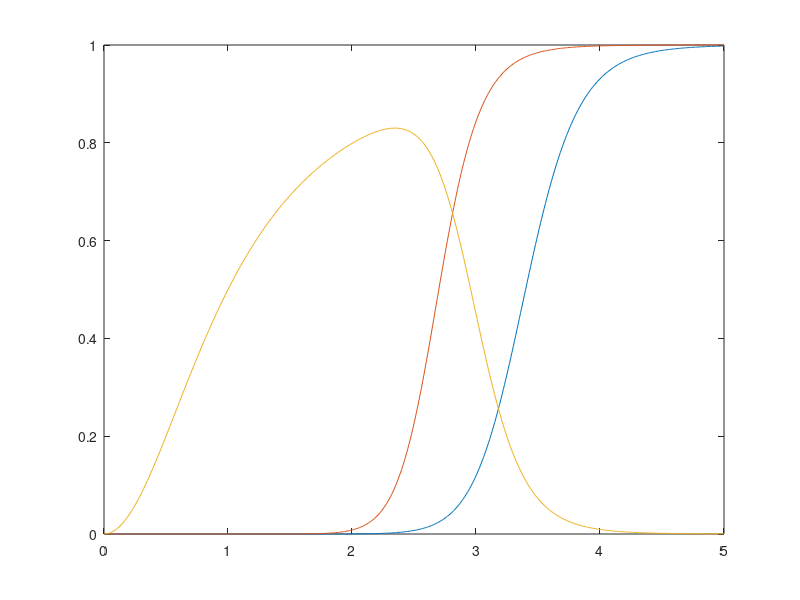

Recreate this plot in MATLAB.
n=16;
F=@(x,th)x.^n./(x.^n+th.^n);
n1=2;n2=16;
F2=@(x,th1,th2)x.^n1./(x.^n1+th1.^n1).*th2.^n2./(x.^n2+th2.^n2);
xx=0:0.01:5;
plot(xx,F(xx,3.4));hold on;
plot(xx,F(xx,2.7));hold on;
plot(xx,F2(xx,1,3));